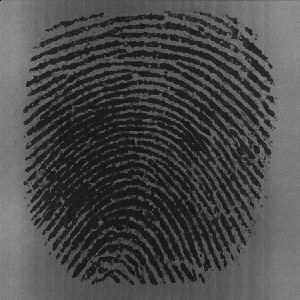
%> input picture data/101_3.tif, 300 x 300 px
$ octave ImprovedOtsu.m   (GNU Octave 9; MATLAB toolbox functions it lacks are replaced by stand-ins)
%> lines starting %> are read from the running program, lines starting %| are printed output that depends on the picture; in (x1, y1, x2, y2) boxes, pixels count from 0 and x2, y2 are one past the last pixel; in counts of white or black regions, pixels touching at a corner belong together; the program's own positions count from 1
clc;clear;
I=im2double(imread('101_3.tif'));
%> I: size 300x300 double; min 0.00392, max 0.604, mean 0.287
counts = imhist(I,256);
%> counts = 256 values, max 3285 at index 29, min 0 at index 1, mean 351.6
p = counts / sum(counts);
%> p = 256 values, max 0.0365 at index 29, min 0 at index 1, mean 0.00391
Pr0 = cumsum(p);
%> Pr0 = 256 values from 0 to 1
TMean = cumsum(p .* (1:256)');
%> TMean = 256 values from 0 to 74.3
TotalMean = TMean(end);
%> TotalMean = 74.3
OVar=(Pr0 .* (1 - Pr0)).*(((TMean./Pr0)-((TotalMean-TMean)./(1-Pr0))).^2);
MaxOVal = max(OVar);
%> MaxOVal = 1092
Index = find(OVar == MaxOVal);
%> Index = 71
OtsuLevel = (Index - 1) / (255);
%> OtsuLevel = 0.275
NVar=(Pr0 .* (1 - Pr0)).*(((TMean./Pr0)-((TotalMean-TMean)./(1-Pr0))).^2 +((TMean./Pr0)-TotalMean).^2 +(((TotalMean-TMean)./(1-Pr0))-TotalMean)).^2;
MaxNVal = max(NVar);
%> MaxNVal = 8743490
Index = find(NVar == MaxNVal);
%> Index = 57
NewLevel = (Index - 1) / (255);
%> NewLevel = 0.22
OtsuImage=im2bw(I,OtsuLevel);
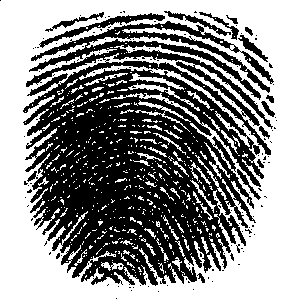
%> OtsuImage: size 300x300 logical; 54.7% white; 148 black regions (134 under 20 px), largest, box (x1, y1, x2, y2) and area: (23, 21, 274, 286) 38421, (39, 13, 165, 48) 664, (164, 11, 231, 36) 294
NewImage=im2bw(I,NewLevel);
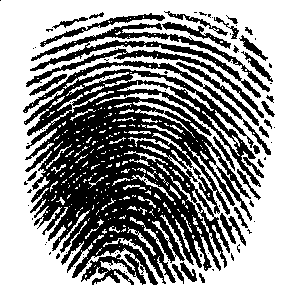
%> NewImage: size 300x300 logical; 60.2% white; 89 black regions (59 under 20 px), largest, box (x1, y1, x2, y2) and area: (23, 61, 271, 285) 27806, (30, 23, 270, 98) 2674, (26, 48, 264, 118) 1297
subplot(1,2,1)
imshow(OtsuImage);
title('Otsu method')
subplot(1,2,2)
imshow(NewImage);
title('New method')

$ run again, with data/105_5.tif copied over data/101_3.tif
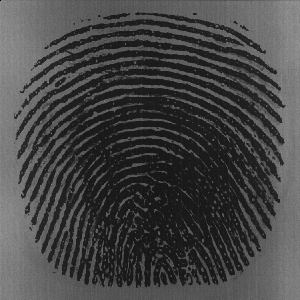
%> input picture data/105_5.tif, 300 x 300 px
%> counts = 256 values, max 4341 at index 28, min 0 at index 1, mean 351.6
%> p = 256 values, max 0.0482 at index 28, min 0 at index 1, mean 0.00391
%> Pr0 = 256 values from 0 to 1
%> TMean = 256 values from 0 to 70.28
%> TotalMean = 70.28
%> MaxOVal = 1262.5
%> `Index = find(OVar == MaxOVal);`: Index = 70
%> OtsuLevel = 0.271
%> MaxNVal = 10318943.8
%> `Index = find(NVar == MaxNVal);`: Index = 60
%> NewLevel = 0.231
%> `OtsuImage=im2bw(I,OtsuLevel);`:
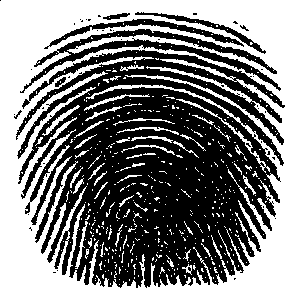
%> OtsuImage: size 300x300 logical; 50.1% white; 49 black regions (41 under 20 px), largest, box (x1, y1, x2, y2) and area: (16, 50, 285, 288) 40092, (20, 29, 281, 93) 2981, (44, 19, 244, 49) 1001
%> `NewImage=im2bw(I,NewLevel);`:
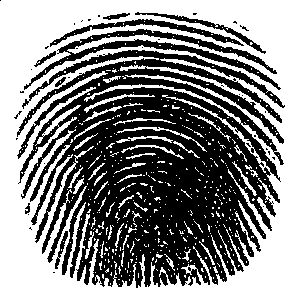
%> NewImage: size 300x300 logical; 52.7% white; 42 black regions (33 under 20 px), largest, box (x1, y1, x2, y2) and area: (17, 50, 285, 288) 37863, (24, 29, 281, 90) 2702, (50, 19, 244, 47) 937
